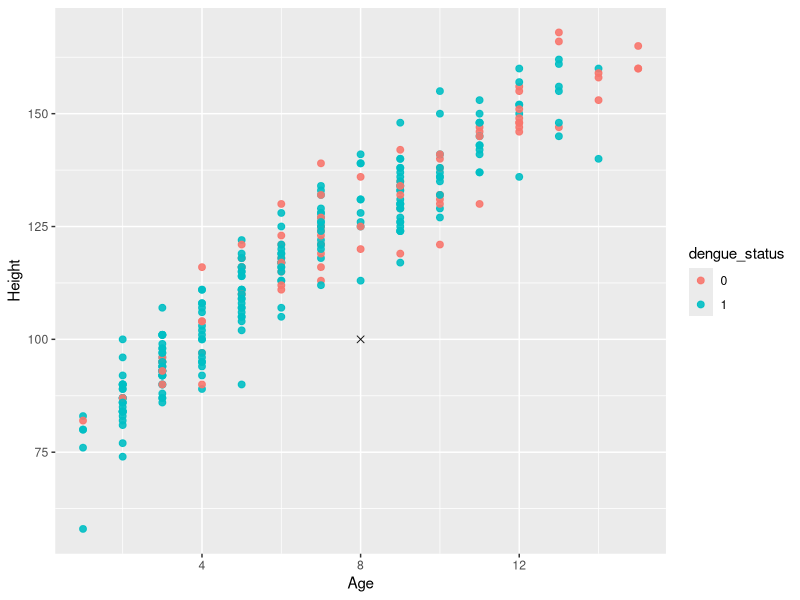
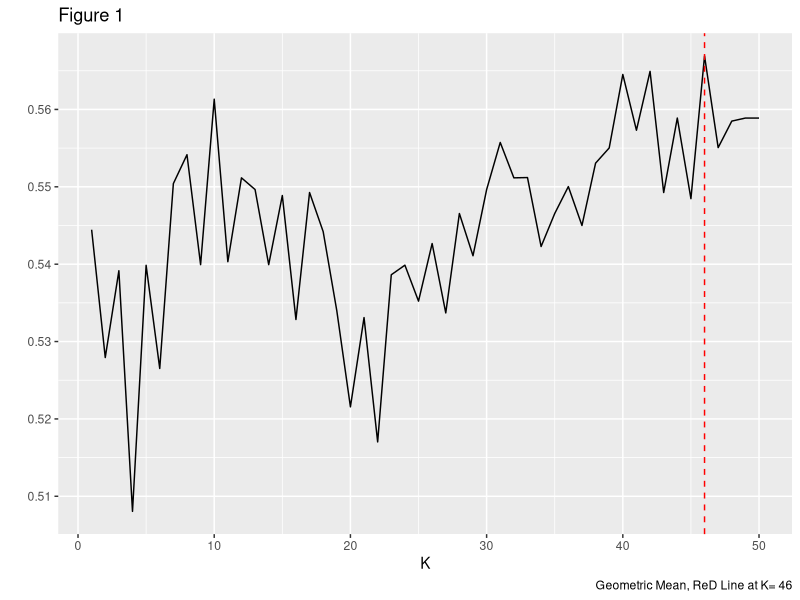

Source code (R) for these figures, in order: (Note: this script raises an error after producing the figures.)
## ---- chunk 1
library(ggplot2)
library(broom)
library(gridExtra)
library(dplyr)
library(class)
library(tidyverse)
## ---- chunk 2
knitr::opts_chunk$set(echo = TRUE)
## ---- chunk 3
dengue<-read.csv("dengueData.csv")
## ---- chunk 4
sum(is.na(dengue))
na.omit(dengue)
## ---- chunk 5
glimpse(dengue)
## ---- chunk 6
knnDemo<-data.frame("dengue_status"= dengue$Y,"Age"= dengue$Age, "Height"= dengue$Height)
## ---- chunk 7
numb<-nrow(knnDemo)
set.seed(363663)
DemoSubsetRow<-sample(1:numb,numb*0.05,replace = FALSE)
SetForDemo<-knnDemo[DemoSubsetRow,]  
## ---- chunk 8
example_data<-data.frame("Age"= rep(NA,1),"Height"=rep(NA,1))
example_data$Age[1]<-8
example_data$Height[1]<-100

SetForDemo<-SetForDemo%>%
  mutate(dengue_status=as.character(dengue_status))
#demoTest<-example_data%>%
 # mutate(dengue_status_test=as.character(dengue_status))
ggplot()+
  geom_point(data = SetForDemo,aes(x=Age,y=Height,col=dengue_status),size=2,alpha=0.9,shape=19)+
  geom_point(data =example_data,aes(x=Age,y=Height),size=2,alpha=0.9,shape=4)
  
  
## ---- chunk 9
q<-nrow(dengue)
set.seed(363663)
manually_select<-sample(1:q,q*0.8,replace = "FALSE")
manual_train<-dengue[manually_select,]
manual_test<-dengue[-manually_select,]
storage8020<-data.frame("Predictions" = rep(NA,1146))
#Find rows with positive and negative result
    true1_split<-which(manual_test$Y == 1)
    true0_split<-which(manual_test$Y == 0)
    
    #Compute the amount of rows corresponding to each result
    ntrue1_split<-length(true1_split)
    ntrue0_split<-length(true0_split)
    
storage_split<-data.frame("K"= rep(NA,50),"GeoMean"= rep(NA,50))

for(t in 1:50){
  storage_split$K[t]<-t
  k_preds_split<-knn(manual_train[,c(2,3,8,9)],manual_test[,c(2,3,8,9)],k=t,cl=manual_train$Y)
  storage8020$Predictions<-as.numeric(as.character(k_preds_split))
  
  
  
  sensitivity_split<-sum(k_preds_split[true1_split] == 1)/ntrue1_split
  #print(sensitivity_split)
  specificity_split<-sum(k_preds_split[true0_split] == 0)/ntrue0_split
  #print(specificity_split)
  storage_split$GeoMean[t]<-sqrt(sensitivity_split*specificity_split)
  #print(storage_split$GeoMean)
}
knitr::kable(table(storage8020$Predictions, manual_test$Y), caption= "Table 1: Confusion Matrix(80% Training & 20% Testing ) ", col = c("Not Dengue", "Dengue"))
## ---- chunk 10
#Create plot to find the best k for KNN 
knnSplit<-ggplot(storage_split,aes(K,GeoMean))+
  geom_line()+
  labs(caption = paste("Geometric Mean, ReD Line at K=", which.max(storage_split$GeoMean)),title = "Figure 1",y = " ")+
  geom_vline(xintercept = which.max(storage_split$GeoMean),lty = 2,col="red")
knnSplit
## ---- chunk 11
n<-nrow(knnActual)
nk<-50
storage<-data.frame("K"=rep(NA,nk),
                    "Sensitivity" = rep(NA,nk),
                    "Specificity" = rep(NA,nk),
                    "GeoMean" = rep(NA,nk))

#Creating pools and set fold for K fold CV
set.seed(363663)
pool<-rep(1:10,573)

fold<-sample(pool,5726,replace = FALSE)

#Outer loop for incrementing k 
for(k in 1:nk){
  storage$K[k]<-k
  
  storage_inner<-data.frame("YHat" = rep(NA,n))
  #Inner loop for 10 fold cv
  for(i in 1:10){
    #Find data in each fold
    infold<-which(fold == i)
    
    #Create training and testing sets
    Train_Dengue<-knnActual[-infold,]
    Test_Dengue<-knnActual[infold,]
    
    #Run Knn
    k_preds<-knn(Train_Dengue[,c(2,3,8,9)],Test_Dengue[,c(2,3,8,9)],k=k,cl=Train_Dengue$Y)
    
    #store results
    storage_inner$YHat[infold]<-as.numeric(as.character(k_preds))
    
    #Find rows with positive and negative result
    true1<-which(Test_Dengue$Y == 1)
    true0<-which(Test_Dengue$Y == 0)
    
    #Compute the amount of rows corresponding to each result
    ntrue1<-length(true1)
    ntrue0<-length(true0)
    #Compute sensitivity and specificity, as well as GeoMean for determining the best value for k

    sensitivity<-sum(k_preds[true1] == 1)/ntrue1
    storage$Sensitivity[k]<-sensitivity
    specificity<-sum(k_preds[true0] == 0)/ntrue0
    storage$Specificity[k]<-specificity
    storage$GeoMean[k]<-sqrt(sensitivity*specificity)
    
  }
  
}

## ---- chunk 12
#Create plot to find the best k for KNN 
knnActualPlot<-ggplot(storage,aes(K,GeoMean))+
  geom_line()+
  labs(caption = paste("Geometric Mean, ReD Line at K=", which.max(storage$GeoMean)),title = "Figure 1",y = " ")+
  geom_vline(xintercept = which.max(storage$GeoMean),lty = 2,col="red")
knnActualPlot
## ---- chunk 13
set.seed(363663)
#create storage for prediction result
storage_inner_trial<-data.frame("pred"=rep(NA,5726))
#run 10 fold knn with best k value = 35
 for(i in 1:10){
   
   #Find data in each fold
    infold<-which(fold == i)
    
    #Creating Training and testing set
    Train_Dengue<-knnActual[-infold,]
    Test_Dengue<-knnActual[infold,]
    #Run knn
    k_preds_best<-knn(Train_Dengue[,c(2,3,8,9)],Test_Dengue[,c(2,3,8,9)],k=35,cl=Train_Dengue$Y)
    #store result
    storage_inner_trial$pred[infold]<-as.numeric(as.character(k_preds))
    
    
 }
#Compute sensitivity and specificity,formating them
sensitivity2<-sum(k_preds[true1] == 1)/ntrue1
knitr::kable(sensitivity)
specificity2<-sum(k_preds[true0] == 0)/ntrue0

#Create confusion Matrix for the prediction with full dengue set

knitr::kable(table(storage_inner_trial$pred, dengue$Y), caption= "Table 2: Confusion Matrix of Predicting Dengue Status (10 Fold CV & KNN with K = 35)  ", col = c("Not Dengue", "Dengue"))  
## ---- chunk 14
logodds_plot <- function(data, num_bins, bin_method,
                         x, y, grouping = NULL, reg_formula = y ~ x){
  
  if(is.null(grouping)){
    dat <- data.frame(x = data[,x], 
                      y = data[,y],
                      group = 1)
  } else {
    dat <- data.frame(x = data[,x], 
                      y = data[,y],
                      group = data[,grouping])
  }
  
  if(bin_method == "equal_size"){
    logodds_table <- dat %>%
      drop_na() %>%
      arrange(group, x) %>%
      group_by(group) %>%
      mutate(obs = y,
             bin = rep(1:num_bins,
                       each=ceiling(n()/num_bins))[1:n()]) %>%
      group_by(bin, group) %>%
      summarize(mean_x = mean(x),
                prop = mean(c(obs, 0.5)),
                num_obs = n()) %>%
      ungroup() %>%
      mutate(logodds = log(prop/(1 - prop)))
  } else {
    logodds_table <- dat %>%
      drop_na() %>%
      group_by(group) %>%
      mutate(obs = y,
             bin = cut(x, 
                       breaks = num_bins,
                       labels = F)) %>%
      group_by(bin, group) %>%
      summarize(mean_x = mean(x),
                prop = mean(c(obs, 0.5)),
                num_obs = n()) %>%
      ungroup() %>%
      mutate(logodds = log(prop/(1 - prop)))
  }
  
  if(is.null(grouping)){
    logodds_table %>%
      ggplot(aes(x = mean_x,
                 y = logodds)) +
      geom_point(size=2.5) +
      geom_smooth(se=F, method="lm", formula = reg_formula) +
      theme_bw() +
      labs(x = x,
           y = "Empirical log odds") +
      theme(text = element_text(size=25))
  } else {
    logodds_table %>%
      ggplot(aes(x = mean_x,
                 y = logodds,
                 color = group,
                 shape = group)) +
      geom_point(size=2.5) +
      geom_smooth(se=F, method="lm", formula = reg_formula) +
      theme_bw() +
      labs(x = x,
           y = "Empirical log odds",
           color = grouping,
           shape = grouping) +
      theme(text = element_text(size=25))
  }
  
}
## ---- chunk 15
dengue%>%
  mutate(DayDisease=dengue$DayDisease,
         Skin_condition=as.factor(dengue$Skin))%>%
  logodds_plot(100, "equal_size", x = "DayDisease", y = "Y",reg_formula = y ~ x, grouping = "Skin_condition")

## ---- chunk 16
dengueForCheck<-dengue
dengueForCheck$Y=as.factor(dengueForCheck$Y)
dengueForCheck$Sex=as.factor(dengueForCheck$Sex)

dengueForCheck$Abdo=as.factor(dengueForCheck$Abdo)
dengueForCheck$Muco=as.factor(dengueForCheck$Muco)
dengueForCheck$Skin=as.factor(dengueForCheck$Skin)

## ---- chunk 17
dengueForCheck%>%
  mutate(Vomiting=as.factor(dengueForCheck$Vomiting))%>%
logodds_plot(100,"equal_size", x ="DayDisease", y = "Y",reg_formula = y ~ x, grouping = "Vomiting")
## ---- chunk 18
dengueForCheck<-dengueForCheck%>%
  mutate(Abdo=as.factor(dengueForCheck$Abdo))
day_abdo<-logodds_plot(100,"equal_size", x ="DayDisease", y = "Y",reg_formula = y ~ x, grouping = "Abdo",data = dengueForCheck)
day_abdo
## ---- chunk 19
dengueForCheck<-dengueForCheck%>%
  mutate(Muco=as.factor(dengueForCheck$Muco))
day_Muco<-logodds_plot(100,"equal_size", x ="DayDisease", y = "Y",reg_formula = y ~ x, grouping = "Muco",data = dengueForCheck)
day_Muco
## ---- chunk 20
dengueForCheck<-dengueForCheck%>%
  mutate(Abdo=as.factor(dengueForCheck$Abdo))
temp_abdo<-logodds_plot(100,"equal_size", x ="Temp", y = "Y",reg_formula = y ~ x, grouping = "Abdo",data = dengueForCheck)
temp_abdo

## ---- chunk 21
dengue%>%
  mutate(Skin_condition=as.factor(dengue$Skin))%>%
  logodds_plot(100, "equal_size", x = "Temp", y = "Y",reg_formula = y ~ x, grouping = "Skin_condition")
## ---- chunk 22
glm(data=dengue, family = binomial, Y~Sex+Vomiting+Temp)
